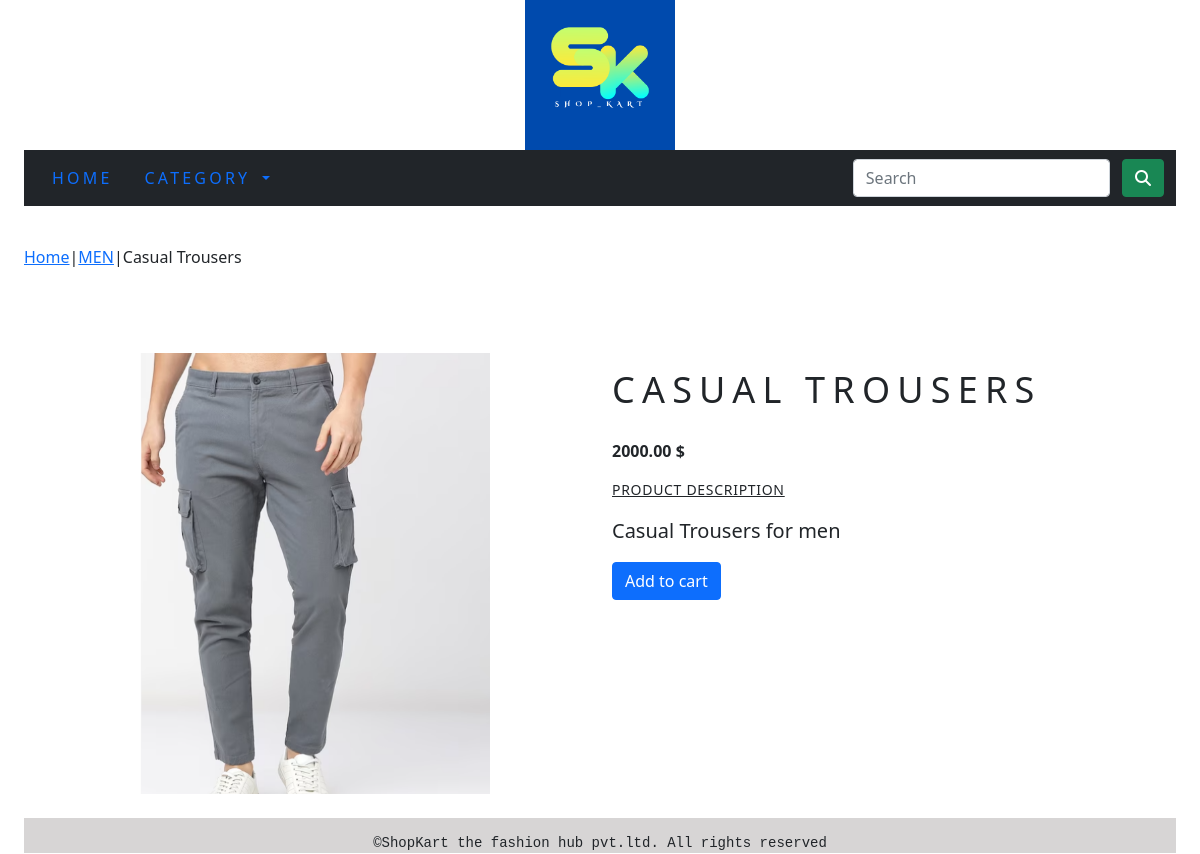
The app's page /shop/men/casual-trousers/ with its own data.
### shopcart_app/models.py (models this page shows, shortened)
class Product(models.Model):
    name = models.CharField(max_length=250, unique=True)
    slug = models.SlugField(max_length=250, unique=True)
    description = models.TextField(blank=True)
    image = models.ImageField(upload_to='product', blank=True)
    price = models.DecimalField(max_digits=10, decimal_places=2)
    category = models.ForeignKey(Category, on_delete=models.CASCADE)
    stock = models.IntegerField()
    available = models.BooleanField(default=True)
    created = models.DateTimeField(auto_now_add=True)
    updated = models.DateTimeField(auto_now=True)
    class Meta:
        ordering = ('name',)
        verbose_name = "Product"
        verbose_name_plural = "products"

class Category(models.Model):
    name = models.CharField(max_length=250, unique=True)
    slug = models.SlugField(max_length=250, unique=True)
    description = models.TextField(blank=True)
    image = models.ImageField(upload_to='category', blank=True)
    class Meta:
        ordering = ('name',)
        verbose_name = "Category"
        verbose_name_plural = "Categories"
    def get_url(self):
        return reverse("shopcart_app:Products_by_category", args=[self.slug])
    def __str__(self):
        return '{}'.format(self.name)

### shopcart_app/views.py (the view)
# urls.py: path('<slug:c_slug>/<slug:product_slug>/', views.proDetail, name='ProdCatDet'),
def proDetail(request, c_slug, product_slug):
    try:
        product = Product.objects.get(category__slug=c_slug, slug=product_slug)
    except Exception as e:
        raise e
    return render(request, "product.html", {'product': product})

### cart/context_processors.py (called while the page is built)
def counter(request):
    item_count = 0
    if "admin" in request.path:
        return {}
    else:
        try:
            cart = Cart.objects.filter(cart_id = _cart_id(request))
            cart_items = CartItem.objects.all().filter(cart = cart[:1])
            for cart_item in cart_items:
                item_count += cart_item.quantity
        except Cart.DoesNotExist:
            item_count = 0
    return dict(item_count = item_count)

### cart/views.py (called while the page is built)
def _cart_id(request):
    cart = request.session.session_key
    if not cart:
        cart = request.session.create()
    return cart

### shopcart_app/context_processors.py (called while the page is built)
def menu_links(request):
    links = Category.objects.all()
    return dict(links=links)

### templates/product.html (shortened to what this page needs)
{% extends "base.html" %}
{% load static %}
{% block content %}
<div class="my-prod">
    <div class="mx_auto">
        <p><a href="{% url 'shopcart_app:allProdCat' %}">Home</a>|<a href="{{product.category.get_url}}">{{product.category}}</a>|{{product.name}}</p>
    </div>
</div>
<br>
<div class="container" >
<br>
<div class="row">
    <div class="col-12 col-sm-12 col-md-12 col-lg-6 text-center">
        <div style="min-width:18rem">
            <img src="{{product.image.url}}" style="height:500; width:350px;" alt="{{product.name}}">
        </div>
    </div>
        <div class="col-12 col-sm-12 col-md-12 col-lg-6 text-center">
            <div class="prod_side">
                <h1 class="prod-title" style="text-align:left;" >{{product.name}}</h1>
                <p style="text-align:left;"><b>{{product.price}} $</b></p>
                <p class="my_titlle" style="text-align:left;"><u>Product Description</u></p>
                <p class="text-justify prod-text" style="text-align:left;">{{product.description}}</p>
                {% if product.stock <= 0 %}
                <p class="text-justify prod-text" style="text-align:left;"><b>Out of Stock</b></p>
                {% else %}
                <a  class="btn btn-primary" href="{% url 'cart:add_cart' product.id %}" style="float: left;">Add to cart</a>
                {% endif %}
            </div>
        </div>
</div>
{% endblock %}

### static/css/custom.css (style rules this page uses)
.my-prod { padding-top:15px; padding-bottom:20px; }
.prod-title { padding-top:15px; padding-bottom:20px; font-size:36px; text-transform:uppercase; letter-spacing:.2em; font-weight:400; }
.prod-text { padding-right:20px; font-size:20px; font-weight:400; }
.my_titlle { font-size:14px; font-weight:50; text-transform:uppercase; letter-spacing:.05em; }
.prod_side { text-align: left; }

### records on screen
Product: category "MEN", name "Casual Trousers", image (picture), name "CASUAL TROUSERS", price "2000.00", description "Casual Trousers for men"
